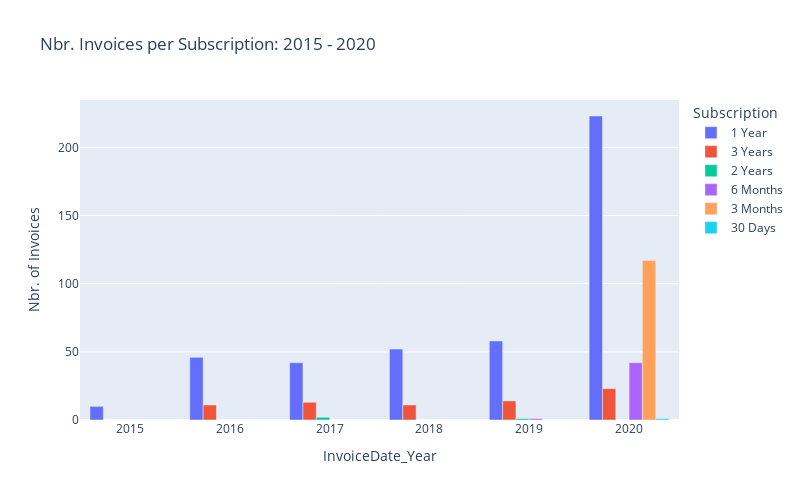

Notebook source saved alongside this figure:
### Code cell
# invoice_data_by_customer.groupby(["InvoiceDate_MonthName"]).count().reindex(constants.month_names).plot.pie(x="InvoiceDate_MonthName", y="Subscription", title="Nbr. Subscriptions by Month (2015 - 2020)", figsize=(8, 8))



# plt__atlas_grouped__year_subscription__count = px.bar(invoice_data_by_customer.groupby(["InvoiceDate_Year", "Subscription"]).count().reset_index(),
#     x="InvoiceDate_Year",
#     y="Subscription",
#     color="InvoiceAmount",
#     title="Nbr. Invoices per Subscription: 2015 - 2020",
#     # ="Nbr. of Invoices",
#     barmode="group", width=800, height=400
#     )


# atlas_grouped__year_subscription__count = invoice_data_by_customer.groupby(["InvoiceDate_Year", "Subscription"]).count()["Invoice Amount"].to_frame()

plt__atlas_grouped__year_subscription__count = tools.tool_plot_building.generate_plot__px_bar(
    data=invoice_data_by_customer.groupby(["InvoiceDate_Year", "Subscription"]).count()["InvoiceAmount"].to_frame().reset_index(),
    x="InvoiceDate_Year",
    y="InvoiceAmount",
    color="Subscription",
    title="Nbr. Invoices per Subscription: 2015 - 2020",
    ylabel="Nbr. of Invoices",
    barmode="group", width=800, height=500
    )
plt__atlas_grouped__year_subscription__count
# invoice_data_by_customer.groupby(["InvoiceDate_Year", "Subscription"]).count().reset_index()

### Figure 1 — Plotly figure (JSON) as saved in the notebook; plotly's stock layout.template omitted (floating-point values rounded to 4 significant figures)
{"data": [{"alignmentgroup": "True", "hovertemplate": "Subscription=1 Year<br>InvoiceDate_Year=%{x}<br>InvoiceAmount=%{y}<extra></extra>", "legendgroup": "1 Year", "marker": {"color": "#636efa"}, "name": "1 Year", "offsetgroup": "1 Year", "orientation": "v", "showlegend": true, "textposition": "auto", "type": "bar", "x": [2015, 2016, 2017, 2018, 2019, 2020], "xaxis": "x", "y": [10, 46, 42, 52, 58, 223], "yaxis": "y"}, {"alignmentgroup": "True", "hovertemplate": "Subscription=3 Years<br>InvoiceDate_Year=%{x}<br>InvoiceAmount=%{y}<extra></extra>", "legendgroup": "3 Years", "marker": {"color": "#EF553B"}, "name": "3 Years", "offsetgroup": "3 Years", "orientation": "v", "showlegend": true, "textposition": "auto", "type": "bar", "x": [2016, 2017, 2018, 2019, 2020], "xaxis": "x", "y": [11, 13, 11, 14, 23], "yaxis": "y"}, {"alignmentgroup": "True", "hovertemplate": "Subscription=2 Years<br>InvoiceDate_Year=%{x}<br>InvoiceAmount=%{y}<extra></extra>", "legendgroup": "2 Years", "marker": {"color": "#00cc96"}, "name": "2 Years", "offsetgroup": "2 Years", "orientation": "v", "showlegend": true, "textposition": "auto", "type": "bar", "x": [2017, 2019], "xaxis": "x", "y": [2, 1], "yaxis": "y"}, {"alignmentgroup": "True", "hovertemplate": "Subscription=6 Months<br>InvoiceDate_Year=%{x}<br>InvoiceAmount=%{y}<extra></extra>", "legendgroup": "6 Months", "marker": {"color": "#ab63fa"}, "name": "6 Months", "offsetgroup": "6 Months", "orientation": "v", "showlegend": true, "textposition": "auto", "type": "bar", "x": [2019, 2020], "xaxis": "x", "y": [1, 42], "yaxis": "y"}, {"alignmentgroup": "True", "hovertemplate": "Subscription=3 Months<br>InvoiceDate_Year=%{x}<br>InvoiceAmount=%{y}<extra></extra>", "legendgroup": "3 Months", "marker": {"color": "#FFA15A"}, "name": "3 Months", "offsetgroup": "3 Months", "orientation": "v", "showlegend": true, "textposition": "auto", "type": "bar", "x": [2020], "xaxis": "x", "y": [117], "yaxis": "y"}, {"alignmentgroup": "True", "hovertemplate": "Subscription=30 Days<br>InvoiceDate_Year=%{x}<br>InvoiceAmount=%{y}<extra></extra>", "legendgroup": "30 Days", "marker": {"color": "#19d3f3"}, "name": "30 Days", "offsetgroup": "30 Days", "orientation": "v", "showlegend": true, "textposition": "auto", "type": "bar", "x": [2020], "xaxis": "x", "y": [1], "yaxis": "y"}], "layout": {"barmode": "group", "height": 500, "legend": {"title": {"text": "Subscription"}, "tracegroupgap": 0}, "title": {"text": "Nbr. Invoices per Subscription: 2015 - 2020"}, "width": 800, "xaxis": {"anchor": "y", "domain": [0, 1], "title": {"text": "InvoiceDate_Year"}}, "yaxis": {"anchor": "x", "domain": [0, 1], "title": {"text": "Nbr. of Invoices"}}}}
